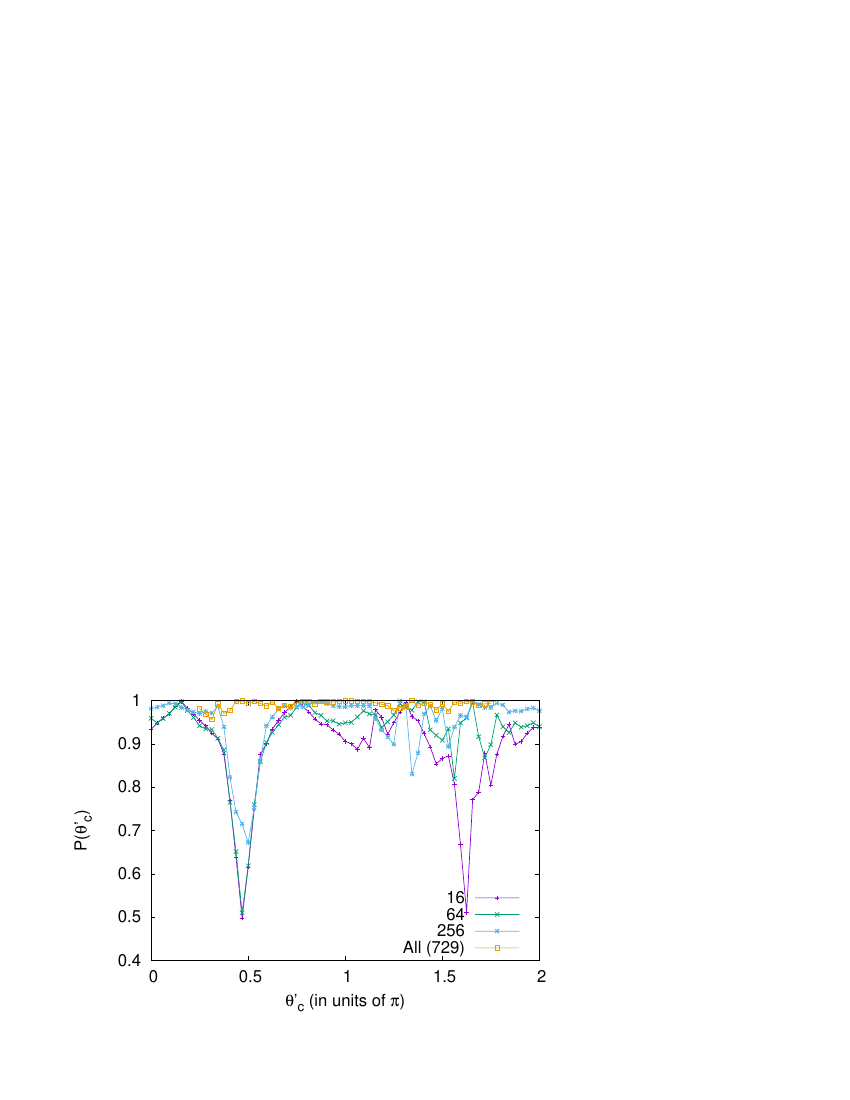

Recreate this plot in gnuplot.
set key bottom
set xlabel "{/Symbol q}'_c (in units of {/Symbol p})"
set xrange [0:2]
set ylabel "P({/Symbol q}'_c)"
plot "< grep Test log_scanE_cutoff16 | cut -c16-" w linespoints title "16"
replot "< grep Test log_scanE_cutoff64 | cut -c16-" w linespoints title "64"
replot "< grep Test log_scanE_cutoff256 | cut -c16-" w linespoints title "256"
replot "< grep Test log_scanE | cut -c16-" w linespoints title "All (729)"

#replot "< grep Test log_scanE_cutoff128 | cut -c16-" w linespoints
#replot "< grep Test log_scanE_cutoff32 | cut -c16-" w linespoints

set term post eps color enhanced 24
set output "scanE.eps"
replot
set term x11

plot "< grep Test log_scanES | cut -c16-" w linespoints notitle

set term post eps color enhanced 24
set output "scanES.eps"
replot
set term x11
